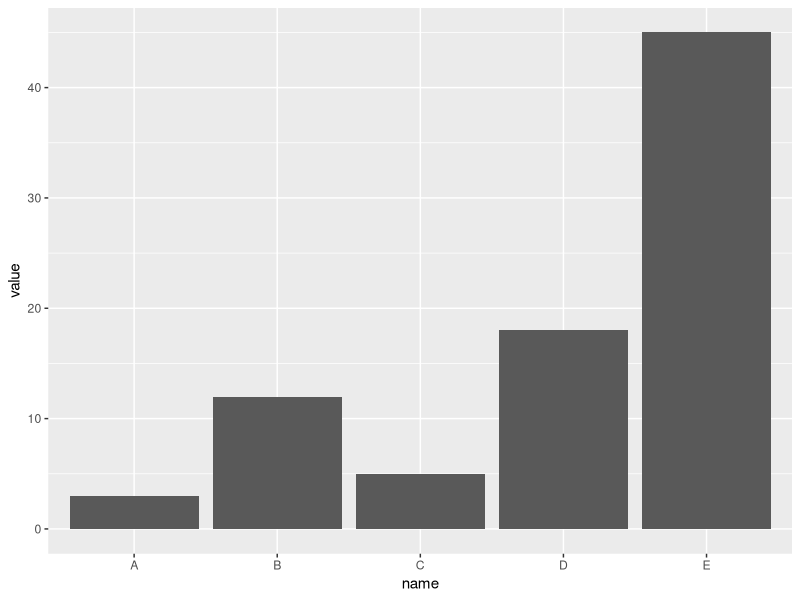

R code for this plot:
## ---- chunk 1
#| label: fig-barplot
#| fig-cap: Barplot


# Load ggplot2
library(ggplot2)

# Create data
data <- data.frame(
  name=c("A","B","C","D","E") ,  
  value=c(3,12,5,18,45)
  )

# Barplot
ggplot(data, aes(x=name, y=value)) + 
  geom_bar(stat = "identity")
